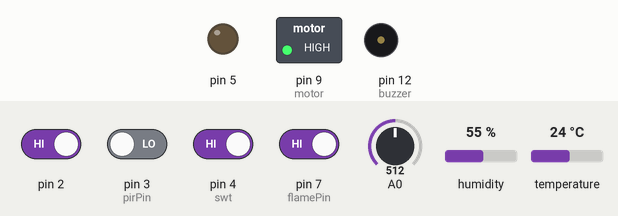
The sketch below on a simulated Arduino Uno, built with avr-gcc and run on an emulated ATmega328P. Shown: switched loads named in the sketch (green lamp = pin HIGH), output pins drawn as LEDs (lit = HIGH), buzzer (waves = sounding, pin HIGH). The test bench sets the inputs (shaded band); at power-on: pin 2, pin 4 (swt), pin 7 (flamePin) HIGH, pin 3 (pirPin) LOW, A0 = 512, humidity 55 %, temperature 24 °C. What the sketch prints to the serial monitor is not drawn.

Above: at 1.2 s.
1.3 s: pin 2 driven LOW
At 4.2 s:
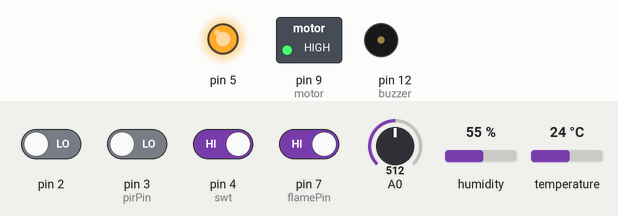
4.5 s: pin 2 driven HIGH
At 6.7 s:
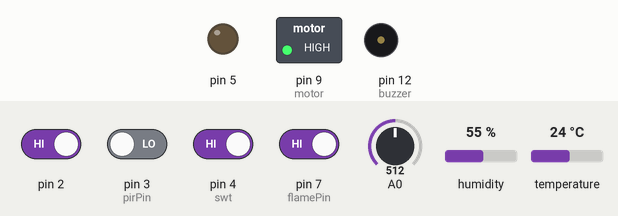
7.5 s: pin 4 (swt) driven LOW and pin 7 (flamePin) driven LOW
At 12.1 s:
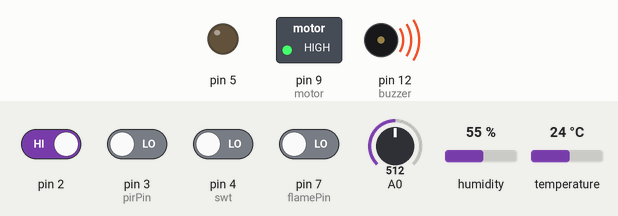
15.4 s: pin 2 driven LOW
At 19.8 s:
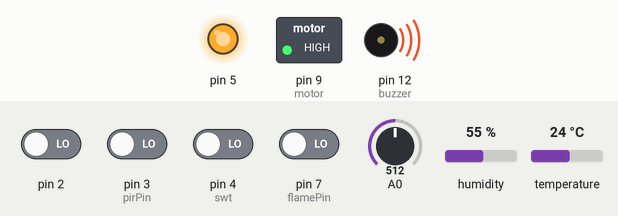
23.3 s: pin 4 (swt) driven HIGH
At 27.5 s:
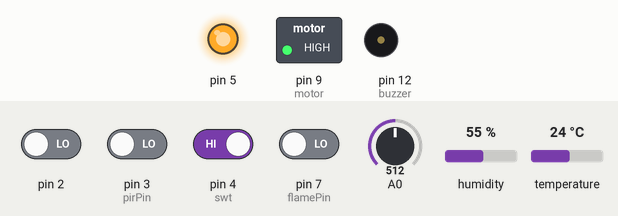
Timing chart, 0 to 29.0 s (numbered marks = the images above; inputs shaded):
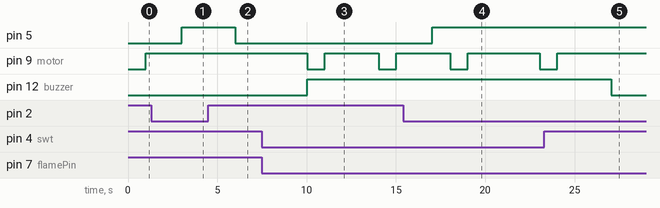

The sketch:

final.ino
```cpp
int pirPin = 3; //the digital pin connected to the PIR sensor's output
bool force = false;
bool motion = false;
int output = 4;
int count=0;
char data =0;
bool flag=true;
#include <Wire.h>
#include "DHT.h"
#include<SoftwareSerial.h>
SoftwareSerial BTSerial(10, 11); // RX, TX for HC-05 Bluetooth module

#define DHTPIN 8
#define DHTTYPE DHT22
int flamePin = 7;
int buzzer = 12
;
int red = 12;
int motor = 9;
int swt = 4;
int count1=0;
DHT dht(DHTPIN, DHTTYPE);

void setup(void) {
  Serial.begin(9600);
  pinMode(pirPin, INPUT);
//  digitalWrite(pirPin, LOW);
  pinMode(5, OUTPUT);
  //Bluetooth.begin(9600);
  pinMode(flamePin, INPUT);
  pinMode(swt, INPUT);
  pinMode(buzzer, OUTPUT);
  pinMode(red, OUTPUT);
  Serial.begin(9600);
  pinMode(motor, OUTPUT);
 // pinMode(10, INPUT);
 // pinMode(11, OUTPUT);
  // Serial.println(F("DHTxx test!"));
  dht.begin();
  }

void loop(void) {
    int sensorValue = analogRead(A0);
    int pir = digitalRead(pirPin);
    int switc = digitalRead(2);
    data=Serial.read();
    // Serial.println(pir+"pir kaj ");
    // Serial.println(pir);
    // Serial.println(sensorValue+"force kaj");
    // Serial.println(sensorValue);
    if (data=='1'){
      flag=false;
    }
    else{
      flag=true;
    }

    if (sensorValue > 50 && force == false){
    force = true;

    }
    if (motion == false && pir == 1){
      motion = true;
    }
    if(switc == 0 and flag){
      Serial.print('entry');
      if(force == true || motion == true){
        if (count>2){
          // Serial.println("Invasion");
          sendNotification("Burglar alert. Press 1 to turn it off");
        }
        count=count+1;
        digitalWrite(5,1);
        delay(1000);
  //      Bluetooth.print("Invasion!");
  //      Bluetooth.print(";");

      }

    }
    else{
        force = false;
        motion = false;
        count=0;
        digitalWrite(5,0);
        delay( 1000);
  //      Bluetooth.print("All good!");
  //  Bluetooth.print(";");
      }


  float t = dht.readTemperature();
  int flame = digitalRead(flamePin);
  int swi = digitalRead(swt);
  // Serial.println("Flame: ");
  // Serial.println(flame);
  // Serial.println("Temp: ");
  // Serial.println(t);
  // Serial.println("Count: ");
  // Serial.println(count1);

  if (swi == 0 and flag){
    // Serial.print('fire entry');
  if (flame == 0){
    if (count1>2){
      // Serial.println("Fire");
      sendNotification("Fire alert. Press 1 to turn it off");
    }
    //float t = dht.readTemperature();
    if (t>26.50){
    analogWrite(buzzer, HIGH);
    digitalWrite(motor, LOW);
    digitalWrite(red, HIGH);
    delay(3000);


    }

    else if (t>26){
    analogWrite(buzzer, HIGH);
    digitalWrite(motor, LOW);
    digitalWrite(red, HIGH);
    delay(2000);


    }else{
    analogWrite(buzzer, HIGH);
    digitalWrite(motor, LOW);
    digitalWrite(red, HIGH);
    delay(1000);
    }
  //  digitalWrite(motor, LOW);
  //  delay(1000);
    digitalWrite(motor, HIGH);

    delay(1000);
    count1=count1+1;
  }
  else{
    analogWrite(buzzer, LOW);
    digitalWrite(red, LOW);
    digitalWrite(motor, HIGH);
    delay(1000);
    count1=0;


  }
  }
  else{
    analogWrite(buzzer, LOW);
    digitalWrite(red, LOW);
    digitalWrite(motor, HIGH);
    delay(1000);
    count1=0;

  }
    // Serial.println("Force Sensor: ");
    // Serial.println(sensorValue);
    // Serial.println("Force flag: ");
    // Serial.println(force);
    // Serial.println("-----------");
    // Serial.println("PIR: ");
    // Serial.println(pir);
    // Serial.println("PIR flag: ");
    // Serial.println(motion);
    // Serial.println("-----------");
    // Serial.println("Burglar switch: ");
    // Serial.println(switc);
    delay(1000);


}

void sendNotification(String message) {
  BTSerial.println(message); // Send message via Bluetooth
  Serial.println("Sent: " + message);
  delay(1000); // Delay to avoid flooding the Bluetooth serial
}
```

Measured:
- after the input at 1.3 s, pin 5: LOW → HIGH after 1.7 s
- after the input at 4.5 s, pin 5: HIGH → LOW after 1.5 s
- after the input at 7.5 s, pin 9 (motor): alternates HIGH for 3.0 s and LOW for 1.0 s, starting after 2.5 s; pin 12 (buzzer): LOW → HIGH after 2.5 s
- after the input at 15.4 s, pin 5: LOW → HIGH after 1.6 s
- after the input at 23.3 s, pin 9 (motor): goes on until 24.0 s, then stays HIGH; pin 12 (buzzer): HIGH → LOW after 3.7 s
